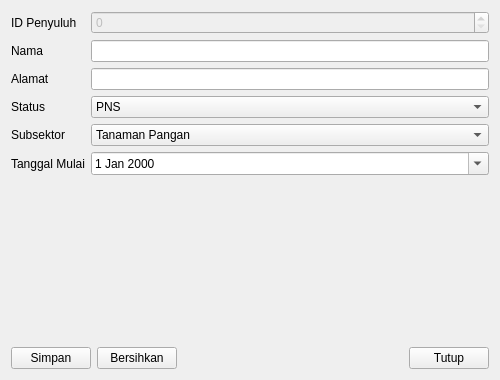
<?xml version="1.0" encoding="UTF-8"?>
<ui version="4.0">
 <class>PenyuluhForm</class>
 <widget class="QWidget" name="PenyuluhForm">
  <property name="geometry">
   <rect><x>0</x><y>0</y><width>500</width><height>380</height></rect>
  </property>
  <property name="windowTitle">
   <string>Form Penyuluh (Sederhana)</string>
  </property>
  <layout class="QVBoxLayout" name="verticalLayout">
   <item>
    <layout class="QFormLayout" name="formLayout">
     
<item row="0" column="0"><widget class="QLabel" name="lblId"><property name="text"><string>ID Penyuluh</string></property></widget></item>
<item row="0" column="1"><widget class="QSpinBox" name="id_penyuluh"><property name="enabled"><bool>false</bool></property><property name="maximum"><number>2147483647</number></property></widget></item>

<item row="1" column="0"><widget class="QLabel" name="lblNama"><property name="text"><string>Nama</string></property></widget></item>
<item row="1" column="1"><widget class="QLineEdit" name="nama"/></item>

<item row="2" column="0"><widget class="QLabel" name="lblAlamat"><property name="text"><string>Alamat</string></property></widget></item>
<item row="2" column="1"><widget class="QLineEdit" name="alamat"/></item>

<item row="3" column="0"><widget class="QLabel" name="lblStatus"><property name="text"><string>Status</string></property></widget></item>
<item row="3" column="1"><widget class="QComboBox" name="status">
 <item><property name="text"><string>PNS</string></property></item>
 <item><property name="text"><string>Honorer</string></property></item>
</widget></item>

<item row="4" column="0"><widget class="QLabel" name="lblSubsektor"><property name="text"><string>Subsektor</string></property></widget></item>
<item row="4" column="1"><widget class="QComboBox" name="subsektor">
 <item><property name="text"><string>Tanaman Pangan</string></property></item>
 <item><property name="text"><string>Hortikultura</string></property></item>
 <item><property name="text"><string>Perkebunan</string></property></item>
 <item><property name="text"><string>Peternakan</string></property></item>
 <item><property name="text"><string>Perikanan</string></property></item>
</widget></item>

<item row="5" column="0"><widget class="QLabel" name="lblMulai"><property name="text"><string>Tanggal Mulai</string></property></widget></item>
<item row="5" column="1"><widget class="QDateEdit" name="tgl_mulai"><property name="calendarPopup"><bool>true</bool></property></widget></item>

    </layout>
   </item>
   <item>
    <layout class="QHBoxLayout" name="buttonLayout">
     <item><widget class="QPushButton" name="btnSave"><property name="text"><string>Simpan</string></property></widget></item>
     <item><widget class="QPushButton" name="btnClear"><property name="text"><string>Bersihkan</string></property></widget></item>
     <item>
      <spacer name="horizontalSpacer">
       <property name="orientation"><enum>Qt::Horizontal</enum></property>
       <property name="sizeHint"><size><width>40</width><height>20</height></size></property>
      </spacer>
     </item>
     <item><widget class="QPushButton" name="btnClose"><property name="text"><string>Tutup</string></property></widget></item>
    </layout>
   </item>
  </layout>
 </widget>
 <resources/>
 <connections/>
</ui>
